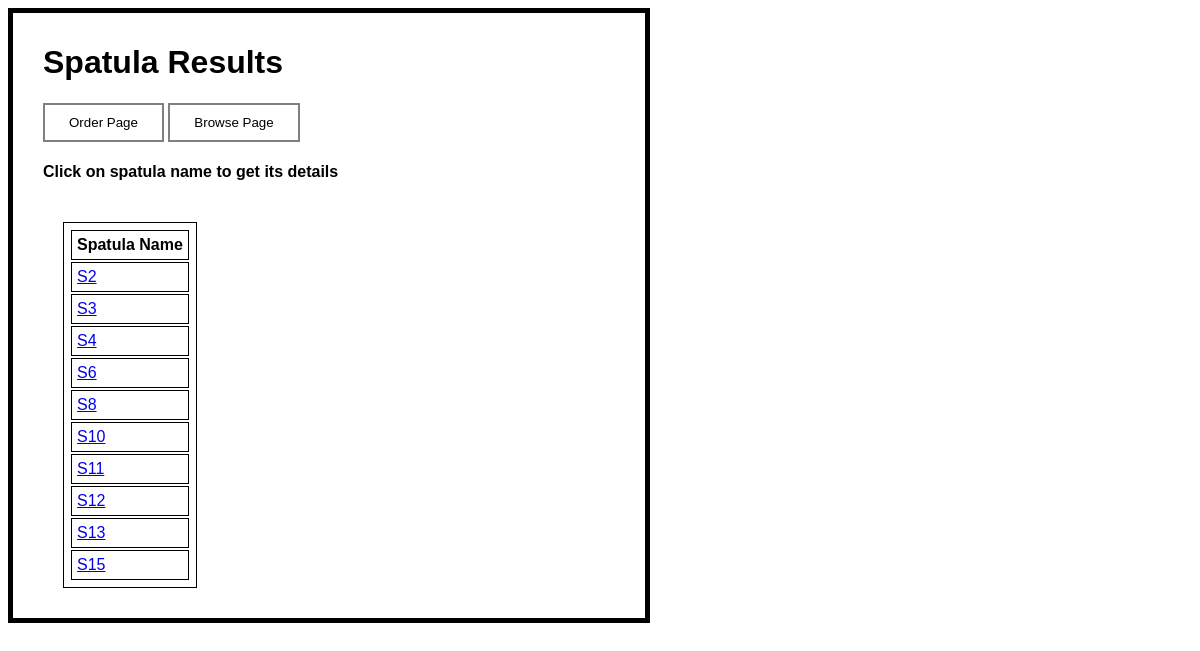
The app's page /results.php with its own data.
### tables this page shows
CREATE TABLE IF NOT EXISTS Spatula (
  idSpatula INT NOT NULL AUTO_INCREMENT,
  Name VARCHAR(45) NULL,
  Type ENUM('Food','Drugs','Paints','Plaster'),
  Size VARCHAR(50),
  Colour VARCHAR(50),
  Price DECIMAL(10,2),
  QuantityInStock INT,
  PRIMARY KEY (idSpatula));

### results.php (the view, shortened to what this page needs)
<html>
<head>
<link rel="stylesheet" href="style.css">
</head>
<body>
<div>
<h1>Spatula Results</h1>
<a href='order.php'><input type='button' class='button' value='Order Page'/></a>
<a href='browse.php'><input type='button' class='button' value='Browse Page'/></a>
<br>
<?php
$Name = $_POST['Name'];
$Type = $_POST['Type'];
$Size = $_POST['Size'];
$Colour = $_POST['Colour'];
$Price = $_POST['Price'];
$sql_string =  "SELECT * FROM Spatula WHERE idSpatula IS NOT NULL".combinationFunc($Name,"Name")
.combinationFunc($Size,"Size").combinationFunc($Type,"Type").combinationFunc($Colour,"Colour")
.combinationFunc($Price,"Price").';';
$result = mysqli_query($con,$sql_string);
echo"<h4>Click on spatula name to get its details</h4>";
echo"<div class='table'>";
echo "<table>";
echo "<tr>";
	echo "<th>Spatula Name</th>";
echo "</tr>";
while($row = mysqli_fetch_array($result)) {
echo "<tr>";
	echo "<td><a href='browseDetail.php?idSpatula=".$row['idSpatula']."'>". $row['Name'] ."</a></td>";
echo "</tr>";
}
echo "</table>";
echo"</div>";
 function combinationFunc($column,$columnName){
	if($column == ''){
			return '';
	}else{
		return ' AND '.$columnName.'="'.$column.'"' ;
	}
}
?>
</div>
</body>
</html>

### style.css (style rules this page uses)
body { font-size: 1em ; color: black ; font-family: Arial, serif ; }
table, th, td { border: 1px solid black; padding: 5px; text-align: left; }
.button { background-color: white; color: black; border: 2px solid grey; padding: 10px 24px; }
div { border:5px solid black ; border-color: black; padding: 10px 10px 10px 30px; max-width: 50% }
div.table { padding: 20px; border-style: none!important; }

### records on screen
spatula: Name "S2"
spatula: Name "S3"
spatula: Name "S4"
spatula: Name "S6"
spatula: Name "S8"
spatula: Name "S10"
spatula: Name "S11"
spatula: Name "S12"
spatula: Name "S13"
spatula: Name "S15"
